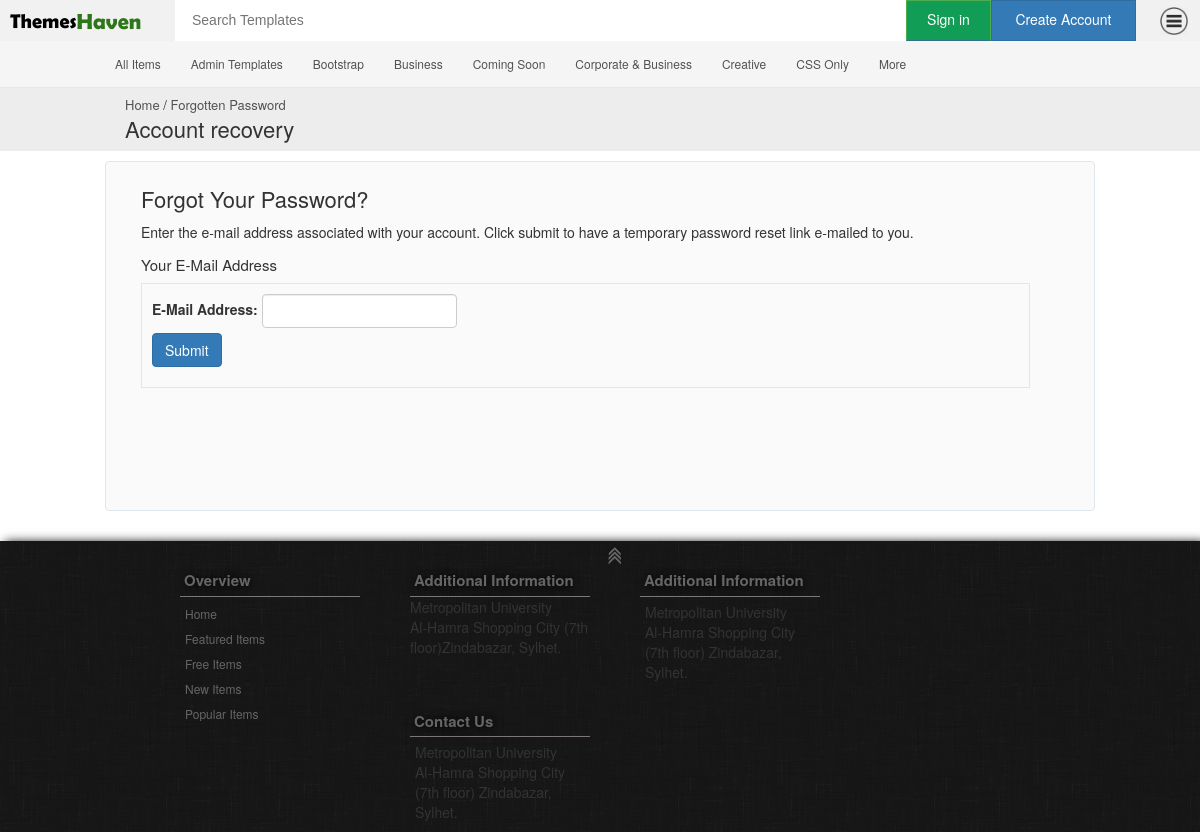
Page /account/forgotten on the committed database.
### tables this page shows
CREATE TABLE IF NOT EXISTS `category` (
  `id` int(20) NOT NULL AUTO_INCREMENT,
  `name` varchar(30) NOT NULL,
  `status` varchar(20) NOT NULL,
  `date_added` datetime NOT NULL,
  `date_modified` datetime NOT NULL,
  `description` varchar(250) NOT NULL,
  PRIMARY KEY (`id`)
);

### application/controllers/Account.php (called while the page is built, shortened)
<?php
class Account extends CI_Controller {
	function __construct(){
        $this->load->library('form_validation');
	}
	public function forgotten(){
            $c_query=$this->db->limit(25)->order_by('name')->get('category');
            $data['categories']=$c_query->result_array();
            $tag_query=$this->db->limit(10)->get('tag');
            $data['tags']=$tag_query->result_array();
		$data['title']='Forgot Your Password';
		$this->load->view('forgotten_view',$data);
	}
}

### index.php (called while the page is built, shortened)
<?php
require_once BASEPATH.'core/CodeIgniter.php';

### application/views/forgotten_view.php (the view, shortened to what this page needs)
<!DOCTYPE html>
<html lang="en-US">
<head>
	<link rel="stylesheet" type="text/css" href="<?php echo site_url(); ?>site_elements/forgotten_style.css"/>
	<link rel="stylesheet" href="<?php echo site_url(); ?>site_elements/css/bootstrap.min.css"/>
</head>
<body>
	<div id="d_main">
		<header id="anchor">
			<div  id="header">
				<div class="col-md-2" id="logo"><a href="<?php echo site_url('home'); ?>"> <p><h3>Themes</h3><h4>Haven</h4></p></a></div>
				<div class="col-md-6" id="s_bar">
				  <form method="" action="">
				  	<input type="text" name="key" autocomplete="off" placeholder="Search Templates"/>
				  </form>
				</div>
				<div id="h_links">
					<?php if($this->session->userid){ ?>
					<div id="logeduser"><span id="logeduser_c"><img   src="<?php echo site_url(); ?>site_elements/avater/<?php if(isset($avatar)){if($avatar != ""){echo $avatar;}else{ echo 'uicon.png'; } } ?>" /> <span><?php echo $this->session->user;  ?></span> <span class="glyphicon glyphicon-chevron-down"> </span> </span></div>
					<?php }
					else
					{ ?>
						<span class="btn_t">
							<a href="signin" id="btn_login" class="btn btn-success loginbtn">Sign in</a>
						</span>
						<a  href="signup" class="btn btn-primary btn_create">Create Account</a>
					<?php } ?>
					<div id="btn_trigger" ><img  src="<?php echo site_url(); ?>site_elements/navicon.png" /></div>
				</div>
			</div>
		</header>
		<div id="top_menu">
		</div>
		<div id="item_label">
			<div id="item_label_content">
				<h4 class="wiz"> <a href="<?php echo site_url('home'); ?>">Home </a>/<a href="<?php echo site_url('account/forgotten'); ?>"> Forgotten Password </a></h4>
				<h3>Account recovery</h3>
			</div>
		</div>
		<div id="canvas">
			<div  id="canvas_header" style="padding-left:0" class="col-md-12" >
				<h3>Forgot Your Password?</h3>
				Enter the e-mail address associated with your account. Click submit to have a temporary password reset link e-mailed to you.
			</div>
			<h4>Your E-Mail Address</h4>
			<div id="form_area">
			<form class="form-inline"  role="form" method="post" action="<?php echo site_url('account/forgetpassword'); ?>">
  				<div class="form-group">
					<label>E-Mail Address:</label>
					<input type="text" name="email" class="form-control" /><span><?php if($this->session->flashdata('error')){echo $this->session->flashdata('error'); } ?></span>
				</div>
				<p style="margin-top:5px;"><button type="submit" name="submit" class="btn btn-primary"> Submit </button></p>
			</form>
			</div>
		</div>
		<div class=" " id="footer">
    		<div id="anchor_"> <a  href="#anchor"><img class="imganc" src="<?php echo site_url(); ?>site_elements/an.png"> </img> </a></div>
    		<div id="footer_c">
    			<div id="overview">
		    		<div id="overview_h">Overview</div>
		    		<div id="overview_c">
			    		<ul>
			    			<li> <a class="f_a" href="#">Home</a> </li>
			    			<li> <a href="#">Featured Items</a> </li>
			    			<li> <a href="#">Free Items</a> </li>
			    			<li> <a href="#">New Items</a> </li>
			    			<li> <a href="#">Popular Items</a> </li>
			    		</ul>
		    		</div>
	    		</div>
	    		<div id="contactinfo">
		    		<div id="contactinfo_h">Additional Information</div>
		    		<div>
			    		Metropolitan University</br>Al-Hamra Shopping City (7th floor)Zindabazar, Sylhet.
		    		</div>
	    		</div>
	    		<div id="contactinfo">
		    		<div id="contactinfo_h">Additional Information</div>
		    		<div id="contactinfo_c">
			    		<p>Metropolitan University</br>
			    		Al-Hamra Shopping City (7th floor)
			    		Zindabazar, Sylhet.</p>
		    		</div>
	    		</div>
	    		<div id="contactinfo">
		    		<div id="contactinfo_h">Contact Us</div>
		    		<div id="contactinfo_c">
			    		<p>Metropolitan University</br>
			    		Al-Hamra Shopping City (7th floor)
			    		Zindabazar, Sylhet.</p>
		    		</div>
	    		</div>
    		</div>
   		</div>
	</div>
	<div id="top_menu_box">
	<div id="top_menu_content">
		<nav id="dropdown_nav">
			<ul>
				<li> <a href="<?php echo site_url('home'); ?>">All Items</a>
				</li>
				<?php
					$c='0';
					$m='0';
					foreach ($categories as $navca) {
						$c++;
						if($c<8)
						{
						echo '<li>   <a href="'.site_url().'filter/scale/category/'.$navca['id'].'">'.$navca['name'].'</a>
								<ul>';
						echo 	'</ul>
							</li>';
						}
						else
						{
							$m++;
							if($m=='1')
							{
								echo '<li>   <a href="#">More</a>
								<ul>';
							}
						}
					}
				?>
			</ul>
		</nav>
	</div>
	</div>
</body>
</html>

### site_elements/forgotten_style.css (style rules this page uses)
body { padding: 0px; margin: 0px; font-size:12px; }
#d_main { position: relative; padding: 0px; width: 100%; }
#header { position: relative; min-height: 41px; padding: 0px; overflow: hidden; background-color: white; }
#logo { margin-top: 0px; padding: 0px; width:175px; padding-left:10px; min-height:41px; float: left; background-color: #f1f1f1; font: normal 180% 'Berlin Sans FB Demi', arial, sans-serif; }
#logo a:link { color: black; }
#logo h3 { margin: 0px; float: left; font-size: 20px; }
#logo h4 { margin: 0px; float: left; font-size: 22px; color: #2D7619; }
#s_bar { position: relative; margin-top: 0px; margin-left: 0px; min-height:41px; float: left; width:400px; }
#s_bar form input { height: 30px; margin-top: 5px; padding-right: 13px; font-family: arial; font-weight: 330%; font-size: 14px; width:400px; border: none; background-color: transparent; }
#h_links { margin-top: 0px; width: 290px; float: right; height:41px; z-index: -0; background-color: #f1f1f1; }
#h_links a { margin-top: 0px; z-index: -0; margin-left: -4px; padding-top: 8px; border-radius: 0px; -o-transition:.5s; -ms-transition:.5s; -moz-transition:.5s; -webkit-transition:.5s; transition:.5s; }
#btn_login { height: 41px; width:85px; border-bottom: 1px solid #31708f; background-color: #119d55; }
.btn_create { height: 41px; width:145px; }
#btn_trigger { margin-top: 3px; float: right; padding-right:8px; }
#btn_trigger img { height: 36px; padding: 4px; border-radius: 4px; -o-transition:.9s; -ms-transition:.9s; -moz-transition:.9s; -webkit-transition:.9s; transition:.9s; }
#top_menu { position: relative; height: 47px; background-color: #F5F5F5; border-bottom:1px solid #e1e8ed; }
#top_menu_box { position: absolute; min-height: 50px; width: 100%; margin: 0px auto; top:40px; }
#top_menu_content { position: relative; height: 47px; width: 1000px; margin:0px auto; }
#dropdown_nav ul { position: relative; list-style: none; float: left; padding-left: 0px; font-size: 12px; padding-top: 10px; margin: 0px; }
#dropdown_nav ul a { display:block; color:#525252; text-decoration:none; line-height:28px; padding:0 15px; }
#dropdown_nav ul li { position: relative; float: left; padding: 0px; margin: 0px; }
#item_label { position: relative; min-height: 60px; background-color: #EDEDED; }
#item_label_content { width: 990px; margin:0px auto; overflow: hidden; }
#item_label_content h3 { padding-top: 5px; margin-top: 0px; margin-left: 20px; float: left; font-size: 22px; }
.wiz { margin:0px; padding-top: 10px; padding-bottom: 0px; font-size: 13px; margin-left: 20px; }
.wiz a { color: #525252; }
.wiz a:hover,.wiz a:link { color: #525252; text-decoration: none; }
#canvas { position: relative; min-height: 350px; top: 10px; width: 990px; margin:0px auto; border-radius: 4px; overflow: hidden; padding-bottom: 20px; margin-bottom: 40px; padding-left:0px; border:1px solid #e1e8ed; background-color: rgba(245, 245, 245, 0.52); }
#canvas_header { padding:15px; margin-left: 35px; }
#canvas_header h3 { font-size: 22px; margin-top: 0px; padding-top: 10px; }
#canvas h4 { font-size: 15px; margin-left: 35px; }
#form_area { width: 90%; margin-left: 35px; padding:10px; border:1px solid #e1e8ed; }
#footer { position: relative; width: 100%; min-height: 180px; overflow: hidden; margin-top: 20px; padding-top: 10px; box-shadow: 5px 1px 10px black; background:url(footer.png); }
#anchor_ { position: absolute; width: 15px; left: 50%; margin:0px auto; }
#anchor_ img { text-align: center; margin-top:-9px; height: 30px; }
@media (min-width: 1200px) { #footer_c { width: 1200px; margin: 0px auto; padding-left: 20px; } }
@media (min-width: 1200px) { #contactinfo { width: 220px; float: left; margin-left: 100px; margin-top: 15px; } }
@media (max-width: 1200px) { #footer_c { width: 880px; margin: 0px auto; } }
@media (max-width: 1200px) { #contactinfo { width: 180px; float: left; margin-left: 50px; margin-top: 15px; } }
#overview { width: 180px; float: left; margin-top: 15px; }
#overview_h { color:#666; padding: 4px; font-weight: bold; font-size: 15px; text-shadow:1px 1px 10px black; border-bottom: 1px groove #7D7777; }
#overview_c ul { padding-left: 5px; }
#overview_c ul li { margin: 8px 0px 8px 0px; font-size: 12px; list-style: none; }
#overview_c ul li a { color:#666; }
#contactinfo_h { color:#666; padding: 4px; font-weight: bold; font-size: 15px; text-shadow:1px 1px 10px black; border-bottom: 1px groove #7D7777; }
#contactinfo_c { margin:5px; }

### rows in the picture
category: name "Admin Templates"
category: name "Bootstrap"
category: name "Business"
category: name "Coming Soon"
category: name "Corporate & Business"
category: name "Creative"
category: name "CSS Only"
category: shows "More"
